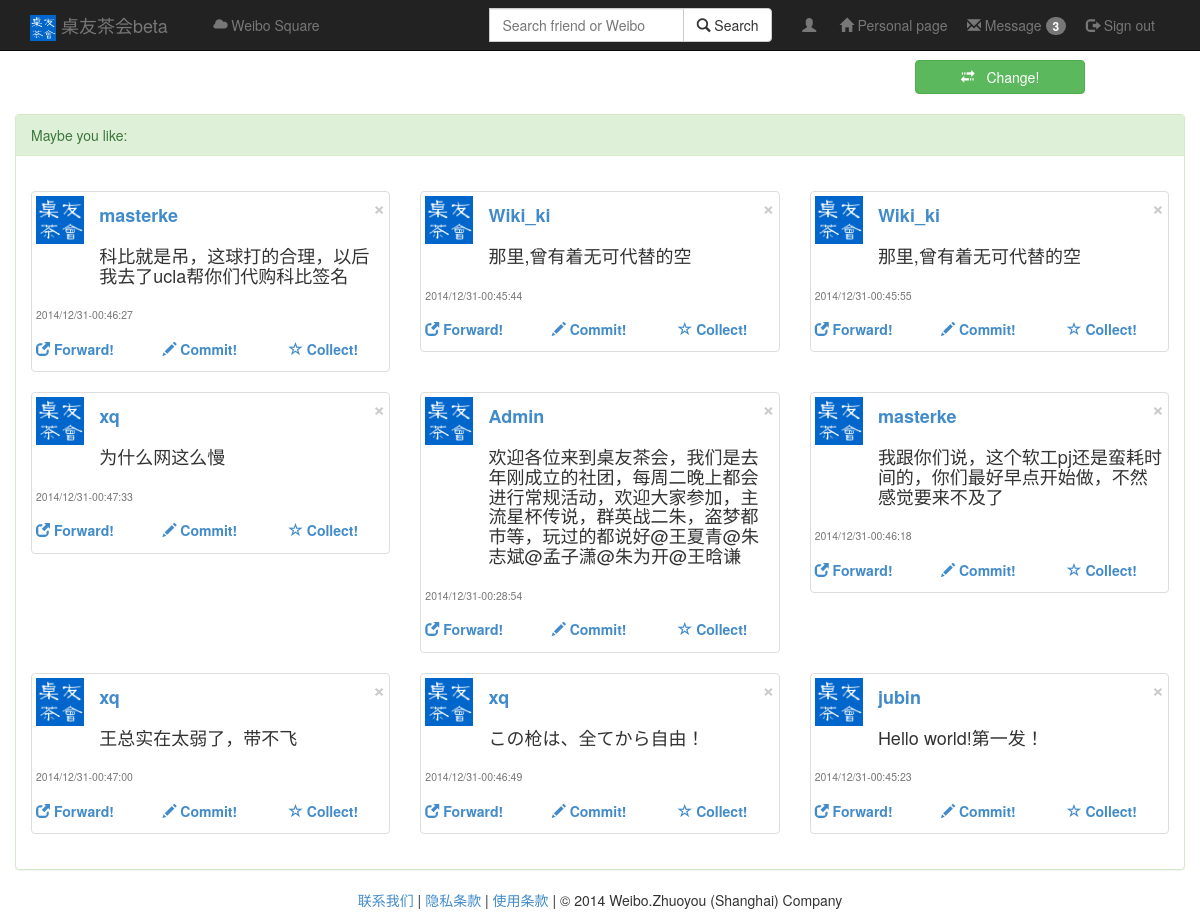
Page /square on the committed database.
### app/models.py (models this page shows)
class Weibo(db.Model):
    idweibo = db.Column(db.String(256) , primary_key = True)#username+potime+content做md5加密
    username = db.Column(db.String(128))#发微博人
    url = db.Column(db.String(128))
    potime = db.Column(db.String(128))#时间
    wtype = db.Column(db.String(128))#微博类型，原微博，原微博下回复，私信
    fatherid = db.Column(db.String(256),default = 'null')#所在楼id
    number = db.Column(db.Integer)#楼数
    content = db.Column(db.String(1024))#内容

### app/views.py (the view)
@app.route('/square')
def square():
        pall = models.Weibo.query.filter_by().all()
        posts = random.sample(pall,9)
        posts1 = posts[0:3]
        posts2 = posts[3:6]
        posts3 = posts[6:9]
        if 'username' in session:
                Username = session['username']
                ret = models.User.query.filter_by(username=Username).first()
                return render_template("square.html",posts1=posts1,posts2=posts2,posts3=posts3,ret=ret,nickname=ret.nickname)
        return render_template("square.html",posts1=posts1,posts2=posts2,posts3=posts3)

### app/templates/square.html (shortened to what this page needs)
{% extends "base.html" %}
{% block content %}
<br>
<br>
<br>
<div class="container-fluid">
    <div class="row">
		<div class="col-md-2 col-md-offset-9">
			<a type="button" class="btn btn-success btn-block" id="change" href="/square"><span class="glyphicon glyphicon-transfer"></span>&nbsp;&nbsp; Change!</a>
		</div>
	</div>
	<div class="row">
        <div class="col-md-12">
			<div class="panel panel-success">
				<div class="panel-heading">
				Maybe you like:
				</div>
				<div class="panel-body">
					<div class="row">
						{% for post in posts1 %}
						<div class="col-sm-6 col-md-4">
							<div class="thumbnail">
								<div class = "row">
									<div class="col-md-2">
										<img src="/static/pic/icon.jpg" height="48" width="48" href=""></img>
									</div>
									<div class="col-md-10">
										<div class="row">
											<div class="col-md-6">
												<a class="text-left" href=""><h4><b>{{post.username}}</b></h4></a>
											</div>
											<div class="col-md-3 col-md-offset-3">
												<button type="button" class="close" data-dismiss="alert"><span aria-hidden="true">&times;</span><span class="sr-only">Close</span></button>
											</div>
										</div>
										<div class="row">
											<div class="col-md-12">
												<label ><h4>{{post.content}}</h4></label>
											</div>
										</div>
									</div>
									<div class="col-md-12">
										<p class="text-center"><h5><small>{{post.potime}}</small></h5></p>
									</div>
									<div class="col-md-4">
										<a class="text-left" href=""><h5><b><span class="glyphicon glyphicon-new-window"></span> Forward!</b></h5></a>
									</div>
									<div class="col-md-4">
										<a class="text-left" href=""><h5><b><span class="glyphicon glyphicon-pencil"></span> Commit!</b></h5></a>
									</div>
									<div class="col-md-4">
										<a class="text-left" href=""><h5><b><span class="glyphicon glyphicon-star-empty"></span> Collect!</b></h5></a>
									</div>
								</div>
							</div>
						 </div>
						 {% endfor %}
					</div>
					<div class="row">
						{% for post in posts2 %}
						<div class="col-sm-6 col-md-4">
							<div class="thumbnail">
								<div class = "row">
									<div class="col-md-2">
										<img src="/static/pic/icon.jpg" height="48" width="48" href=""></img>
									</div>
									<div class="col-md-10">
										<div class="row">
											<div class="col-md-6">
												<a class="text-left" href=""><h4><b>{{post.username}}</b></h4></a>
											</div>
											<div class="col-md-3 col-md-offset-3">
												<button type="button" class="close" data-dismiss="alert"><span aria-hidden="true">&times;</span><span class="sr-only">Close</span></button>
											</div>
										</div>
										<div class="row">
											<div class="col-md-12">
												<label ><h4>{{post.content}}</h4></label>
											</div>
										</div>
									</div>
									<div class="col-md-12">
										<p class="text-center"><h5><small>{{post.potime}}</small></h5></p>
									</div>
									<div class="col-md-4">
										<a class="text-left" href=""><h5><b><span class="glyphicon glyphicon-new-window"></span> Forward!</b></h5></a>
									</div>
									<div class="col-md-4">
										<a class="text-left" href=""><h5><b><span class="glyphicon glyphicon-pencil"></span> Commit!</b></h5></a>
									</div>
									<div class="col-md-4">
										<a class="text-left" href=""><h5><b><span class="glyphicon glyphicon-star-empty"></span> Collect!</b></h5></a>
									</div>
								</div>
							</div>
						 </div>
						 {% endfor %}
					</div>
					<div class="row">
						{% for post in posts3 %}
						<div class="col-sm-6 col-md-4">
							<div class="thumbnail">
								<div class = "row">
									<div class="col-md-2">
										<img src="/static/pic/icon.jpg" height="48" width="48" href=""></img>
									</div>
									<div class="col-md-10">
										<div class="row">
											<div class="col-md-6">
												<a class="text-left" href=""><h4><b>{{post.username}}</b></h4></a>
											</div>
											<div class="col-md-3 col-md-offset-3">
												<button type="button" class="close" data-dismiss="alert"><span aria-hidden="true">&times;</span><span class="sr-only">Close</span></button>
											</div>
										</div>
										<div class="row">
											<div class="col-md-12">
												<label ><h4>{{post.content}}</h4></label>
											</div>
										</div>
									</div>
									<div class="col-md-12">
										<p class="text-center"><h5><small>{{post.potime}}</small></h5></p>
									</div>
									<div class="col-md-4">
										<a class="text-left" href=""><h5><b><span class="glyphicon glyphicon-new-window"></span> Forward!</b></h5></a>
									</div>
									<div class="col-md-4">
										<a class="text-left" href=""><h5><b><span class="glyphicon glyphicon-pencil"></span> Commit!</b></h5></a>
									</div>
									<div class="col-md-4">
										<a class="text-left" href=""><h5><b><span class="glyphicon glyphicon-star-empty"></span> Collect!</b></h5></a>
									</div>
								</div>
							</div>
						 </div>
						 {% endfor %}
					</div>
				</div>
			</div>
        </div>
      </div>
    </div>
{% endblock %}

### rows in the picture
Weibo: username "masterke", content "科比就是吊，这球打的合理，以后我去了ucla帮你们代购科比签名", potime "2014/12/31-00:46:27"
Weibo: username "Wiki_ki", content "那里,曾有着无可代替的空", potime "2014/12/31-00:45:44"
Weibo: username "Wiki_ki", content "那里,曾有着无可代替的空", potime "2014/12/31-00:45:55"
Weibo: username "xq", content "为什么网这么慢", potime "2014/12/31-00:47:33"
Weibo: username "Admin", content "欢迎各位来到桌友茶会，我们是去年刚成立的社团，每周二晚上都会进行常规活动，欢迎大家参加，主流星杯传说，群英战二朱，盗梦都市等，玩过的都说好@王夏青@朱志斌@孟子潇@朱为开@王晗谦", potime "2014/12/31-00:28:54"
Weibo: username "masterke", content "我跟你们说，这个软工pj还是蛮耗时间的，你们最好早点开始做，不然感觉要来不及了", potime "2014/12/31-00:46:18"
Weibo: username "xq", content "王总实在太弱了，带不飞", potime "2014/12/31-00:47:00"
Weibo: username "xq", content "この枪は、全てから自由！", potime "2014/12/31-00:46:49"
Weibo: username "jubin", content "Hello world!第一发！", potime "2014/12/31-00:45:23"
